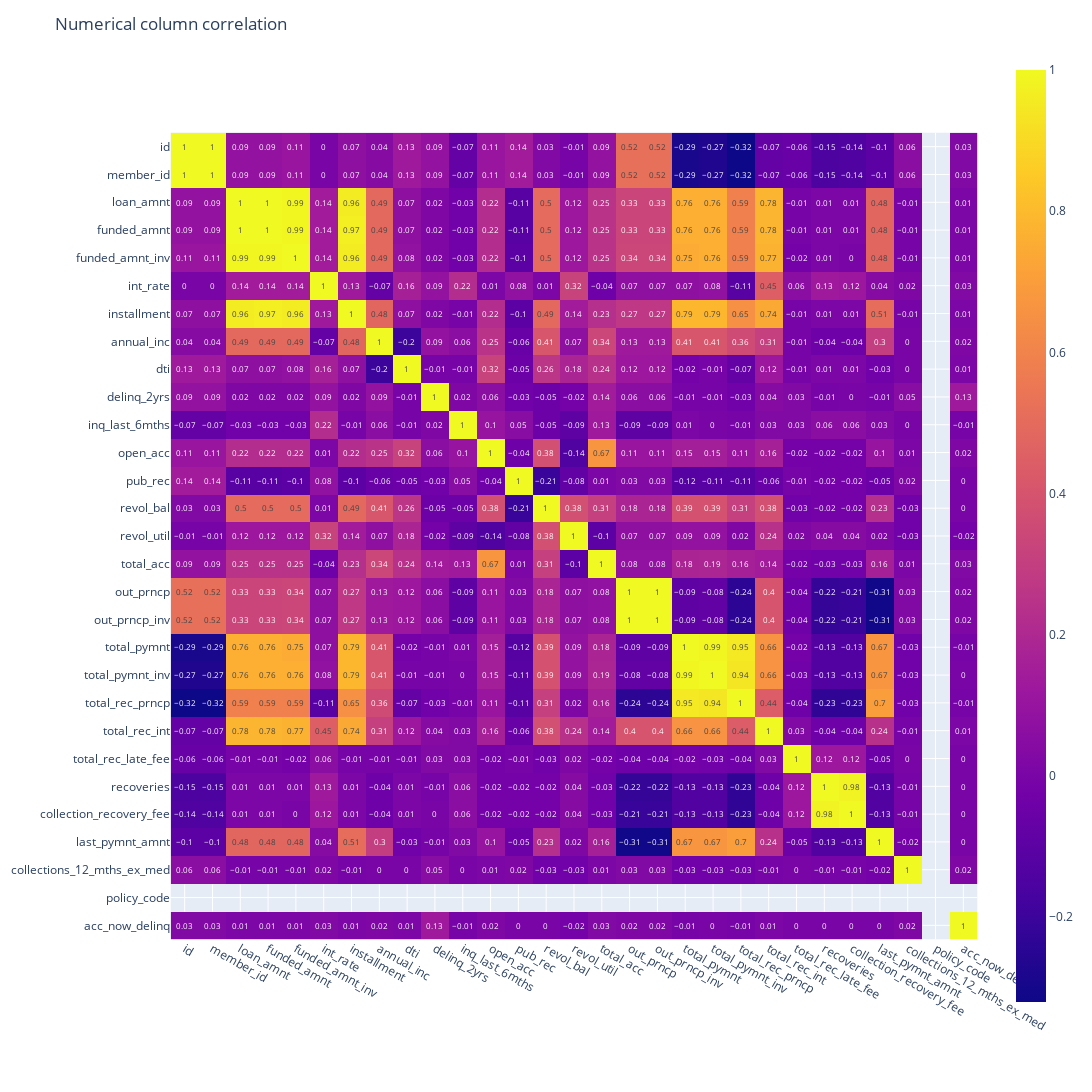

Notebook code for this chart:
### Code cell
data = df_viz[numerical].corr(method='spearman').round(2)

fig = px.imshow(data, text_auto=True)
fig.update_layout(title='Numerical column correlation',
                  width=1200,
                  height=1200
                 )
fig.show()

### Figure 1 — Plotly figure (JSON) as saved in the notebook; plotly's stock layout.template omitted (floating-point values rounded to 4 significant figures; data arrays with more than 128 entries replaced by an {"elided": "..."} marker saying what was removed)
{"data": [{"coloraxis": "coloraxis", "hovertemplate": "x: %{x}<br>y: %{y}<br>color: %{z}<extra></extra>", "name": "0", "texttemplate": "%{z}", "type": "heatmap", "x": ["id", "member_id", "loan_amnt", "funded_amnt", "funded_amnt_inv", "int_rate", "installment", "annual_inc", "dti", "delinq_2yrs", "inq_last_6mths", "open_acc", "pub_rec", "revol_bal", "revol_util", "total_acc", "out_prncp", "out_prncp_inv", "total_pymnt", "total_pymnt_inv", "total_rec_prncp", "total_rec_int", "total_rec_late_fee", "recoveries", "collection_recovery_fee", "last_pymnt_amnt", "collections_12_mths_ex_med", "policy_code", "acc_now_delinq"], "xaxis": "x", "y": ["id", "member_id", "loan_amnt", "funded_amnt", "funded_amnt_inv", "int_rate", "installment", "annual_inc", "dti", "delinq_2yrs", "inq_last_6mths", "open_acc", "pub_rec", "revol_bal", "revol_util", "total_acc", "out_prncp", "out_prncp_inv", "total_pymnt", "total_pymnt_inv", "total_rec_prncp", "total_rec_int", "total_rec_late_fee", "recoveries", "collection_recovery_fee", "last_pymnt_amnt", "collections_12_mths_ex_med", "policy_code", "acc_now_delinq"], "yaxis": "y", "z": {"elided": "29x29 float values"}}], "layout": {"coloraxis": {"colorscale": [[0, "#0d0887"], [0.1111, "#46039f"], [0.2222, "#7201a8"], [0.3333, "#9c179e"], [0.4444, "#bd3786"], [0.5556, "#d8576b"], [0.6667, "#ed7953"], [0.7778, "#fb9f3a"], [0.8889, "#fdca26"], [1, "#f0f921"]]}, "height": 1200, "margin": {"t": 60}, "title": {"text": "Numerical column correlation"}, "width": 1200, "xaxis": {"anchor": "y", "autorange": true, "constrain": "domain", "domain": [1.11e-16, 1.0], "range": [-0.5, 28.5], "scaleanchor": "y", "type": "category"}, "yaxis": {"anchor": "x", "autorange": true, "constrain": "domain", "domain": [0.07642, 0.9236], "range": [28.5, -0.5], "type": "category"}}}
